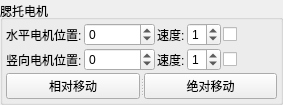
            <widget class="QGroupBox" name="groupBox_3">
             <property name="sizePolicy">
              <sizepolicy hsizetype="Preferred" vsizetype="Preferred">
               <horstretch>0</horstretch>
               <verstretch>0</verstretch>
              </sizepolicy>
             </property>
             <property name="minimumSize">
              <size>
               <width>0</width>
               <height>0</height>
              </size>
             </property>
             <property name="maximumSize">
              <size>
               <width>16777215</width>
               <height>16777215</height>
              </size>
             </property>
             <property name="title">
              <string>腮托电机</string>
             </property>
             <property name="alignment">
              <set>Qt::AlignLeading|Qt::AlignLeft|Qt::AlignVCenter</set>
             </property>
             <layout class="QVBoxLayout" name="verticalLayout_6">
              <property name="spacing">
               <number>2</number>
              </property>
              <property name="leftMargin">
               <number>3</number>
              </property>
              <property name="topMargin">
               <number>3</number>
              </property>
              <property name="rightMargin">
               <number>3</number>
              </property>
              <property name="bottomMargin">
               <number>3</number>
              </property>
              <item>
               <layout class="QGridLayout" name="gridLayout_4">
                <item row="3" column="5">
                 <spacer name="horizontalSpacer_11">
                  <property name="orientation">
                   <enum>Qt::Horizontal</enum>
                  </property>
                  <property name="sizeHint" stdset="0">
                   <size>
                    <width>40</width>
                    <height>20</height>
                   </size>
                  </property>
                 </spacer>
                </item>
                <item row="1" column="5">
                 <spacer name="horizontalSpacer_10">
                  <property name="orientation">
                   <enum>Qt::Horizontal</enum>
                  </property>
                  <property name="sizeHint" stdset="0">
                   <size>
                    <width>40</width>
                    <height>20</height>
                   </size>
                  </property>
                 </spacer>
                </item>
                <item row="1" column="0">
                 <widget class="QLabel" name="label">
                  <property name="text">
                   <string>水平电机位置:</string>
                  </property>
                 </widget>
                </item>
                <item row="1" column="2">
                 <widget class="QLabel" name="label_2">
                  <property name="maximumSize">
                   <size>
                    <width>30</width>
                    <height>16777215</height>
                   </size>
                  </property>
                  <property name="text">
                   <string>速度:</string>
                  </property>
                 </widget>
                </item>
                <item row="3" column="2">
                 <widget class="QLabel" name="label_6">
                  <property name="text">
                   <string>速度:</string>
                  </property>
                 </widget>
                </item>
                <item row="3" column="0">
                 <widget class="QLabel" name="label_5">
                  <property name="text">
                   <string>竖向电机位置:</string>
                  </property>
                 </widget>
                </item>
                <item row="1" column="4">
                 <widget class="QCheckBox" name="checkBox_testChinHoz">
                  <property name="text">
                   <string/>
                  </property>
                 </widget>
                </item>
                <item row="3" column="4">
                 <widget class="QCheckBox" name="checkBox_testChinVert">
                  <property name="text">
                   <string/>
                  </property>
                 </widget>
                </item>
                <item row="1" column="1">
                 <widget class="QSpinBox" name="spinBox_hozChinMotorPos">
                  <property name="minimumSize">
                   <size>
                    <width>60</width>
                    <height>0</height>
                   </size>
                  </property>
                  <property name="maximumSize">
                   <size>
                    <width>16777215</width>
                    <height>16777215</height>
                   </size>
                  </property>
                  <property name="minimum">
                   <number>-200000</number>
                  </property>
                  <property name="maximum">
                   <number>200000</number>
                  </property>
                  <property name="singleStep">
                   <number>1</number>
                  </property>
                 </widget>
                </item>
                <item row="3" column="1">
                 <widget class="QSpinBox" name="spinBox_vertChinMotorPos">
                  <property name="minimumSize">
                   <size>
                    <width>60</width>
                    <height>0</height>
                   </size>
                  </property>
                  <property name="minimum">
                   <number>-200000</number>
                  </property>
                  <property name="maximum">
                   <number>200000</number>
                  </property>
                 </widget>
                </item>
                <item row="1" column="3">
                 <widget class="QSpinBox" name="spinBox_hosChinMotorSpeed">
                  <property name="minimum">
                   <number>0</number>
                  </property>
                  <property name="maximum">
                   <number>7</number>
                  </property>
                  <property name="value">
                   <number>1</number>
                  </property>
                 </widget>
                </item>
                <item row="3" column="3">
                 <widget class="QSpinBox" name="spinBox_vertChinMotorSpeed">
                  <property name="minimum">
                   <number>0</number>
                  </property>
                  <property name="maximum">
                   <number>7</number>
                  </property>
                  <property name="value">
                   <number>1</number>
                  </property>
                 </widget>
                </item>
               </layout>
              </item>
              <item>
               <widget class="QSplitter" name="splitter_15">
                <property name="orientation">
                 <enum>Qt::Horizontal</enum>
                </property>
                <widget class="QPushButton" name="pushButton_relativeMoveChin">
                 <property name="text">
                  <string>相对移动</string>
                 </property>
                </widget>
                <widget class="QPushButton" name="pushButton_absoluteMoveChin">
                 <property name="text">
                  <string>绝对移动</string>
                 </property>
                </widget>
               </widget>
              </item>
             </layout>
            </widget>
